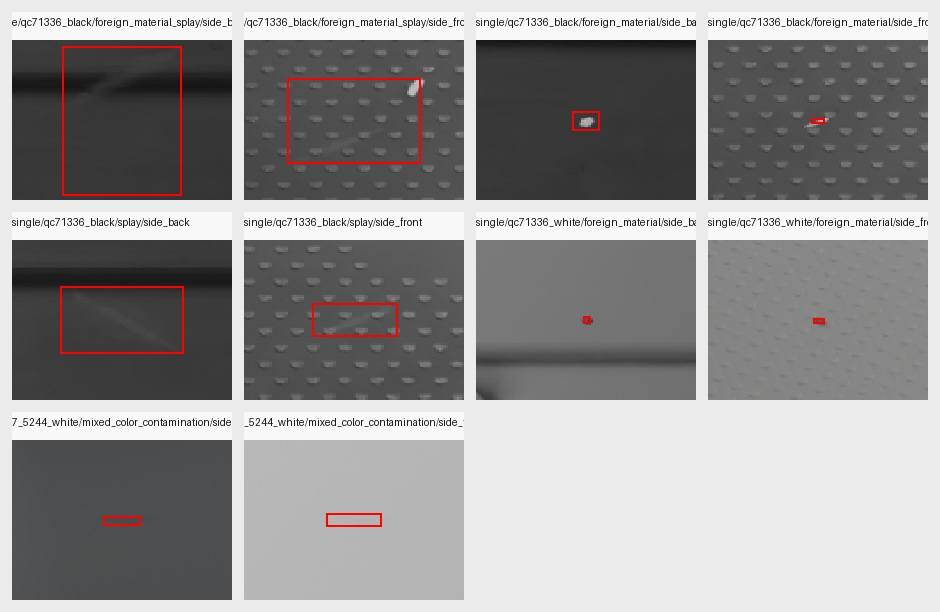
#> input picture examples/my_project/approved_defect_showcase_cases_20260503/APPROVED_DEFECT_SHOWCASE_bbox_crops.jpg, 940 x 612 px; its folder holds only this picture in this run
$ python -i similarity_metrics.py   (imports and definitions only)
#> lines starting #> are read from the running program, lines starting #| are printed output that depends on the picture
#> further down, picture is the input picture: PIL image 940x612 RGB; mean R, G, B 148.1, 146.4, 146.5
from pathlib import Path
from typing import Dict, List, Optional, Tuple

from PIL import Image, ImageChops, ImageFilter, ImageOps, ImageStat


DEFAULT_WEIGHTS = {
    "brightness": 0.25,
    "color_histogram": 0.30,
    "ssim": 0.25,
    "edge_texture": 0.20,
    "lpips": 0.0,
}

PLASTIC_MATERIAL_WEIGHTS = {
    "brightness_similarity": 0.25,
    "color_similarity": 0.30,
    "local_contrast_similarity": 0.15,
    "highlight_similarity": 0.15,
    "texture_similarity": 0.10,
    "ssim_similarity": 0.05,
}


# [242 lines left out: functions compare_images, mock_similarity_score, _open_rgb, parse_roi_box, _select_roi, _center_roi and 3 more, not called in this run]


def _mask_bbox(mask):
    return mask.getbbox()


# [4 lines left out: function _mask_pixel_count, not called in this run]


def _intersect_masks(mask_a, mask_b):
    return ImageChops.multiply(mask_a.convert("L"), mask_b.convert("L")).point(lambda value: 255 if value > 0 else 0)


def _auto_foreground_roi(image):
    small = image.resize((128, 128), Image.BILINEAR)
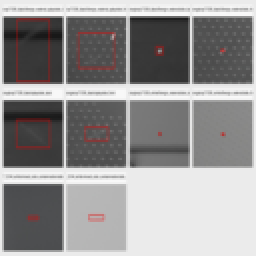
#> small: PIL image 128x128 RGB (shown 2 times larger); mean R, G, B 148.1, 146.5, 146.5
    width, height = small.size
#> width = 128; height = 128
    corners = [
        small.getpixel((0, 0)),
        small.getpixel((width - 1, 0)),
        small.getpixel((0, height - 1)),
        small.getpixel((width - 1, height - 1)),
    ]
#> corners = [(235, 235, 235), (235, 235, 235), (235, 235, 235), (235, 235, 235)]
    bg = tuple(sum(pixel[channel] for pixel in corners) / 4.0 for channel in range(3))
#> bg = (235, 235, 235)
    xs = []
    ys = []
    threshold = 24.0
    for y in range(height):
        for x in range(width):
            pixel = small.getpixel((x, y))
            diff = sum(abs(pixel[channel] - bg[channel]) for channel in range(3)) / 3.0
            if diff >= threshold:
                xs.append(x)
                ys.append(y)
#> after the loop, xs = 10833 values, max 126 at index 283, min 1 at index 0, mean 57.21; ys = 10833 values from 4 to 125
    if len(xs) < width * height * 0.02:
        return None
    pad = 6
    min_x = max(0, min(xs) - pad)
#> min_x = 0
    max_x = min(width - 1, max(xs) + pad)
#> max_x = 127
    min_y = max(0, min(ys) - pad)
#> min_y = 0
    max_y = min(height - 1, max(ys) + pad)
#> max_y = 127
    scale_x = image.size[0] / float(width)
#> scale_x = 7.34
    scale_y = image.size[1] / float(height)
#> scale_y = 4.78
    box = (
        int(min_x * scale_x),
        int(min_y * scale_y),
        int((max_x + 1) * scale_x),
        int((max_y + 1) * scale_y),
    )
#> box = (0, 0, 940, 612)
    if box[2] <= box[0] or box[3] <= box[1]:
        return None
    return box


# [111 lines left out: functions _brightness_similarity, _color_histogram_similarity, _channel_histogram, _global_ssim, _edge_texture_similarity, _plastic_material_components and 5 more, not called in this run]


def _texture_stat(image, mask=None):
    edge = image.convert("L").filter(ImageFilter.FIND_EDGES)
    return _masked_mean(_gray_values(edge, mask)) / 255.0


# [77 lines left out: functions _gray_values, _rgb_values, _masked_mean, _masked_std, _masked_rgb_mean, _normalize_weights and 2 more, not called in this run]


def _clamp01(value):
    return max(0.0, min(1.0, float(value)))

>>> from PIL import Image
>>> picture = Image.open('../../examples/my_project/approved_defect_showcase_cases_20260503/APPROVED_DEFECT_SHOWCASE_bbox_crops.jpg')
>>> result = _auto_foreground_roi(picture)
#> result = (0, 0, 940, 612)

$ run again, on examples/my_project/approved_defect_showcase_cases_20260503/QC71336_FOREIGN_MATERIAL_FIXED_CHECK.jpg
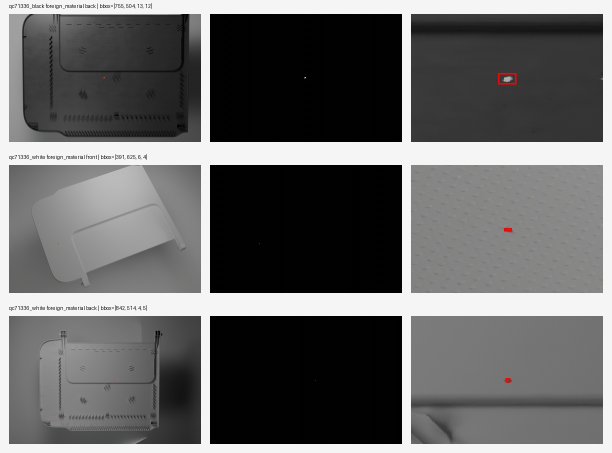
#> input picture examples/my_project/approved_defect_showcase_cases_20260503/QC71336_FOREIGN_MATERIAL_FIXED_CHECK.jpg, 1224 x 906 px (shown at 1/2 size)
#> picture is the input picture: PIL image 1224x906 RGB; mean R, G, B 102, 101.9, 101.8
#> in _auto_foreground_roi, `small = image.resize((128, 128), Image.BILINEAR)`:
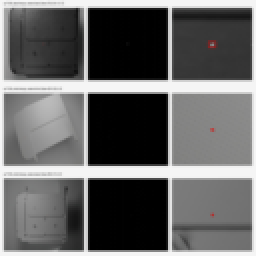
#> small: PIL image 128x128 RGB (shown 2 times larger); mean R, G, B 101.9, 101.8, 101.7
#> corners = [(245, 245, 245), (245, 245, 245), (245, 245, 245), (245, 245, 245)]
#> bg = (245, 245, 245)
#> after the loop in _auto_foreground_roi, `for y in range(height):`: xs = 13977 values, max 126 at index 246, min 1 at index 4879, mean 63.19; ys = 13977 values from 1 to 125
#> min_x = 0
#> max_x = 127
#> min_y = 0
#> max_y = 127
#> box = (0, 0, 1224, 906)
